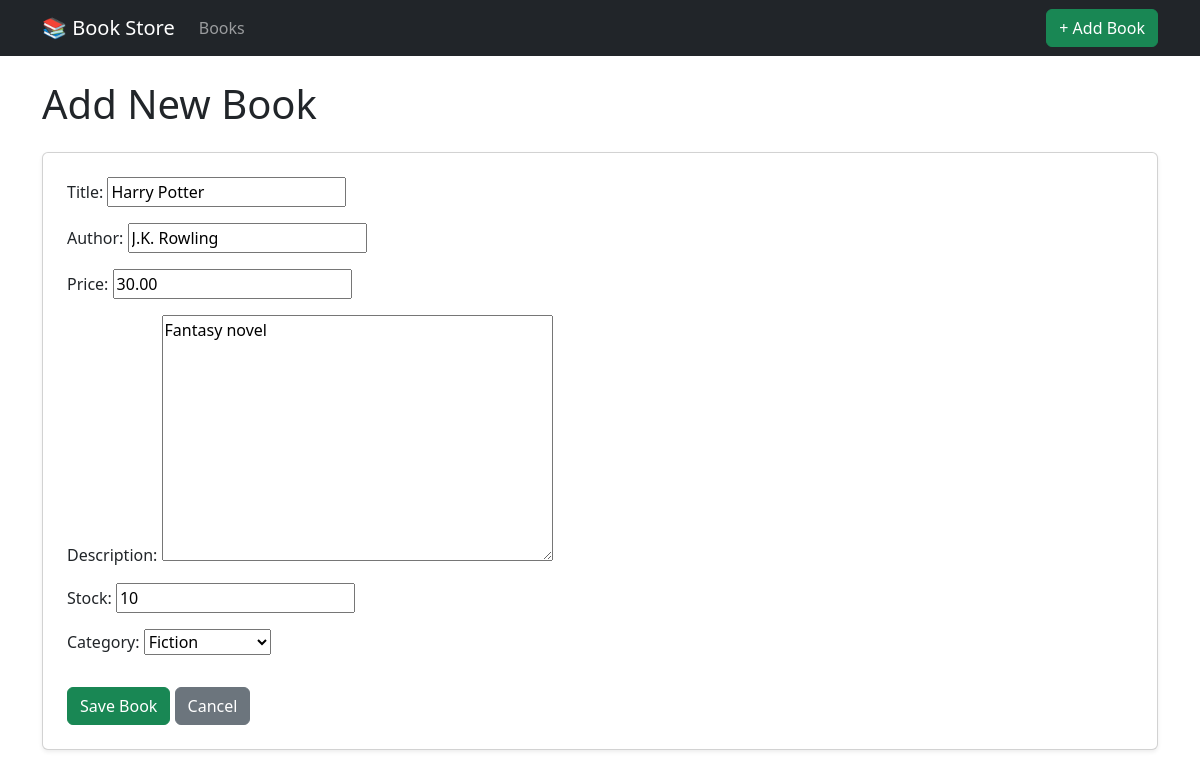
Screenshot of /book/3/edit/ with the database file from the repository.
### books/models.py (models this page shows, shortened)
class Book(models.Model):
    title = models.CharField(max_length=255)
    author = models.CharField(max_length=255)
    price = models.DecimalField(max_digits=8, decimal_places=2)
    description = models.TextField(blank=True)
    stock = models.PositiveIntegerField(default=0)
    category = models.ForeignKey(
        Category,
        on_delete=models.CASCADE,
        related_name="books"
    )
    class Meta:
        verbose_name = "Book"
        verbose_name_plural = "Books"

### books/views.py (the view)
# urls.py: path('book/<int:pk>/edit/', BookUpdateView.as_view(), name='book_update'),
class BookUpdateView(UpdateView):
    model = Book
    form_class = BookForm
    template_name = 'books/book_form.html'
    success_url = reverse_lazy('books:book_list')

### books/forms.py
class BookForm(forms.ModelForm):
    class Meta:
        model = Book
        fields = [
            'title',
            'author',
            'price',
            'description',
            'stock',
            'category',
        ]

### books/models.py (called while the page is built)
    def __str__(self):
        return self.name

### books/templates/books/book_form.html (shortened to what this page needs)
{% extends 'base.html' %}
{% block content %}
<h1 class="mb-4">Add New Book</h1>
<form method="post" class="card p-4 shadow-sm">
    {{ form.as_p }}
    <div class="mt-3">
        <button type="submit" class="btn btn-success">
            Save Book
        </button>
        <a href="{% url 'books:book_list' %}" class="btn btn-secondary">
            Cancel
        </a>
    </div>
</form>
{% endblock %}

### rows the page displays
Book: title "Harry Potter", author "J.K. Rowling", price "30.00", description "Fantasy novel", stock "10", category "Fiction"
